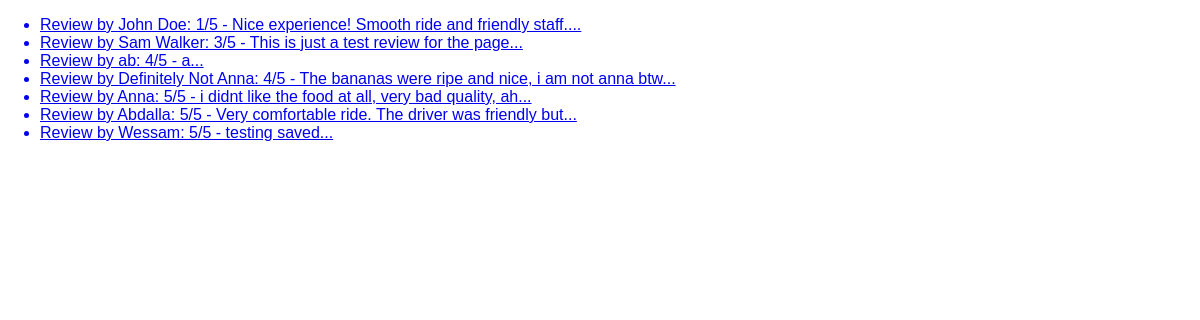
The app's page /reviews with its own data.
### reviews/models.py (models this page shows)
class Review(models.Model):
    username = models.CharField(max_length=20)
    rating = models.IntegerField(
        validators=[MinValueValidator(1), MaxValueValidator(5)]
    )
    review_text = models.TextField()
    def __str__(self):
        return f"Review by {self.username}: {self.rating}/5 - {self.review_text[:50]}..."
    class Meta:
        verbose_name_plural = "Review's"
    def get_absolute_url(self):
        return reverse("review", args=[self.pk])

### reviews/views.py (the view)
# urls.py: path("reviews", views.ReviewsListView.as_view()),
class ReviewsListView(ListView):
    template_name = "reviews/review_detail.html"
    model = Review
    context_object_name = "reviews"
    def get_queryset(self):
        query = super().get_queryset()
        return query.order_by("rating")

### reviews/templates/reviews/review_detail.html (shortened to what this page needs)
{% extends 'reviews/base.html' %}
{% block content %}
<ul>
    {% for review in reviews %}
    <a href="{{ review.get_absolute_url }}">
        <li>{{ review }}</li>
    </a>
    {% endfor %}
</ul>
{% endblock %}

### reviews/static/reviews/styles.css (style rules this page uses)
body { font-family: sans-serif; margin: 0; }

### records on screen
Review: username+rating+review_text "Review by John Doe: 1/5 - Nice experience! Smooth ride and friendly staff...."
Review: username+rating+review_text "Review by Sam Walker: 3/5 - This is just a test review for the page..."
Review: username+rating+review_text "Review by ab: 4/5 - a..."
Review: username+rating+review_text "Review by Definitely Not Anna: 4/5 - The bananas were ripe and nice, i am not anna btw..."
Review: username+rating+review_text "Review by Anna: 5/5 - i didnt like the food at all, very bad quality, ah..."
Review: username+rating+review_text "Review by Abdalla: 5/5 - Very comfortable ride. The driver was friendly but..."
Review: username+rating+review_text "Review by Wessam: 5/5 - testing saved..."
